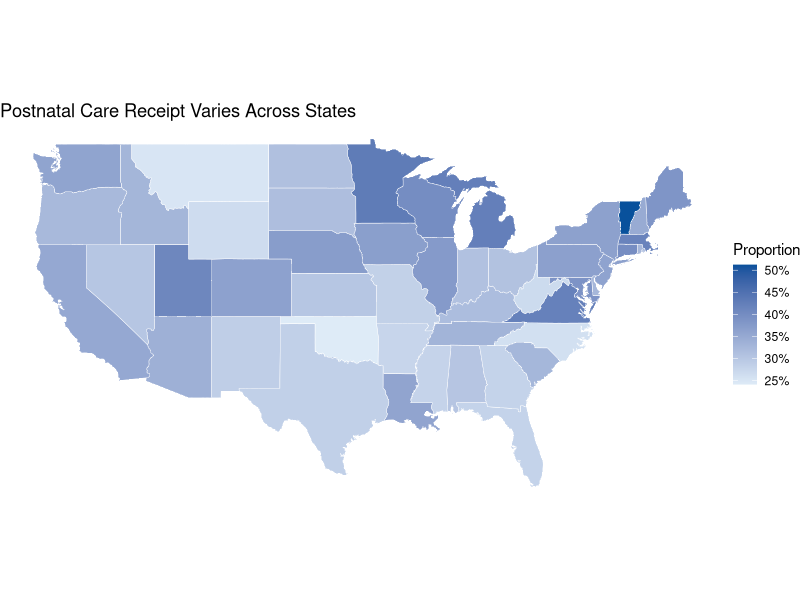
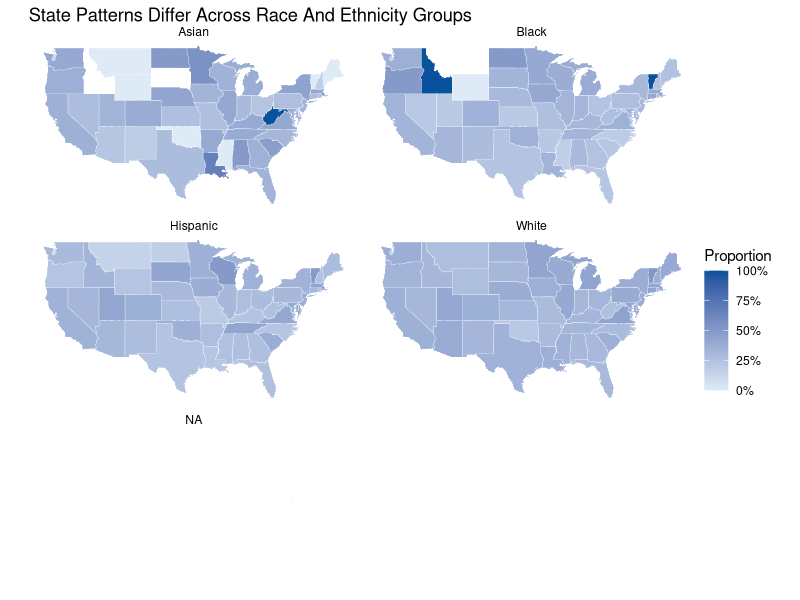
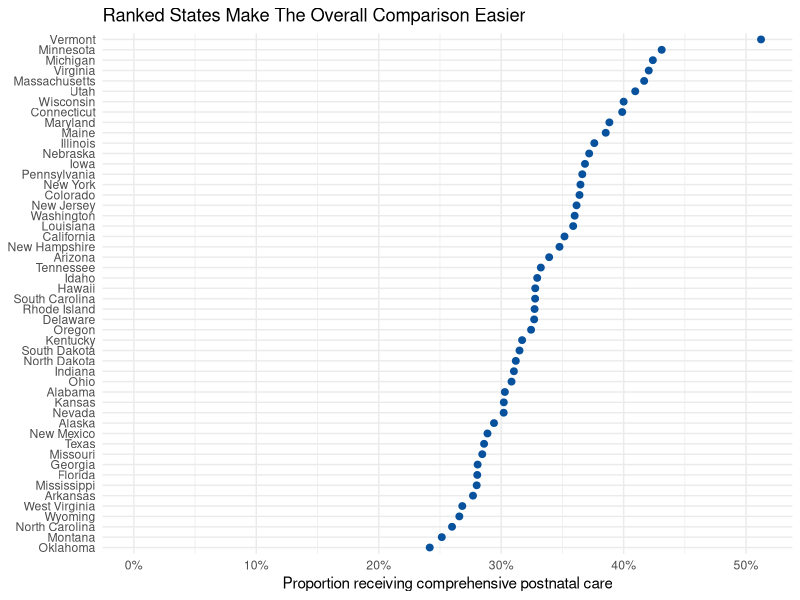
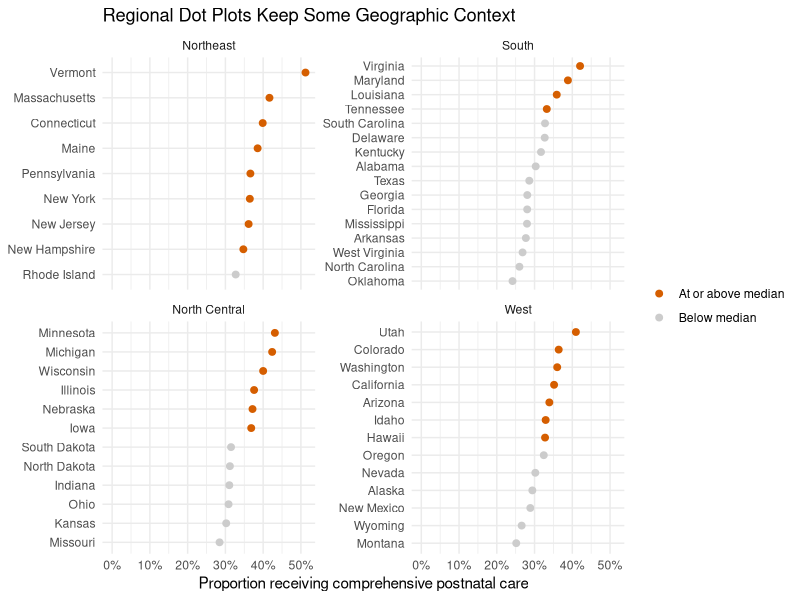

The R source for these figures, in order:
## ---- chunk 1
#| include: false
library(dplyr)
library(ggplot2)
library(maps)
## ---- chunk 2
postnatal_care <- readr::read_csv("data/simulated/postnatal_care_state_race_summary.csv")
## ---- chunk 3
state_map <- map_data("state") |>
  tibble::as_tibble() |>
  rename(polygon_group = group)

overall_state <- postnatal_care |>
  filter(group == "Overall", !is.na(state_name)) |>
  mutate(region = tolower(state_name))

overall_map <- state_map |>
  left_join(overall_state, by = "region")
## ---- chunk 4
#| fig-width: 8
#| fig-height: 5
ggplot(overall_map, aes(x = long, y = lat, group = polygon_group, fill = proportion)) +
  geom_polygon(color = "white", linewidth = 0.15) +
  coord_quickmap() +
  scale_fill_continuous(
    labels = scales::label_percent(),
    low = "#deebf7",
    high = "#08519c",
    na.value = "gray90"
  ) +
  labs(
    title = "Postnatal Care Receipt Varies Across States",
    fill = "Proportion"
  ) +
  theme_void()
## ---- chunk 5
race_state <- postnatal_care |>
  filter(group %in% c("White", "Black", "Hispanic", "Asian"), !is.na(state_name)) |>
  mutate(region = tolower(state_name))

race_map <- state_map |>
  left_join(race_state, by = "region")
## ---- chunk 6
#| fig-width: 9
#| fig-height: 6
ggplot(race_map, aes(x = long, y = lat, group = polygon_group, fill = proportion)) +
  geom_polygon(color = "white", linewidth = 0.1) +
  coord_quickmap() +
  facet_wrap(vars(group), ncol = 2) +
  scale_fill_continuous(
    labels = scales::label_percent(),
    low = "#deebf7",
    high = "#08519c",
    na.value = "gray90"
  ) +
  labs(
    title = "State Patterns Differ Across Race And Ethnicity Groups",
    fill = "Proportion"
  ) +
  theme_void()
## ---- chunk 7
ranked_states <- overall_state |>
  mutate(census_region = state.region[match(state_name, state.name)]) |>
  filter(!is.na(census_region)) |>
  arrange(proportion) |>
  mutate(
    state_name = factor(state_name, levels = state_name),
    median_group = if_else(
      proportion >= median(proportion, na.rm = TRUE),
      "At or above median",
      "Below median"
    )
  )
## ---- chunk 8
#| fig-width: 8
#| fig-height: 10
ggplot(ranked_states, aes(x = proportion, y = state_name)) +
  geom_point(color = "#08519c", size = 2) +
  scale_x_continuous(
    labels = scales::label_percent(),
    limits = c(0, NA)
  ) +
  labs(
    title = "Ranked States Make The Overall Comparison Easier",
    x = "Proportion receiving comprehensive postnatal care",
    y = NULL
  ) +
  theme_minimal()
## ---- chunk 9
#| fig-width: 8
#| fig-height: 8
ggplot(ranked_states, aes(x = proportion, y = state_name, color = median_group)) +
  geom_point(size = 2) +
  facet_wrap(vars(census_region), scales = "free_y", ncol = 2) +
  scale_color_manual(
    values = c("At or above median" = "#D55E00", "Below median" = "gray80")
  ) +
  scale_x_continuous(
    labels = scales::label_percent(),
    limits = c(0, NA)
  ) +
  labs(
    title = "Regional Dot Plots Keep Some Geographic Context",
    x = "Proportion receiving comprehensive postnatal care",
    y = NULL,
    color = NULL
  ) +
  theme_minimal()
